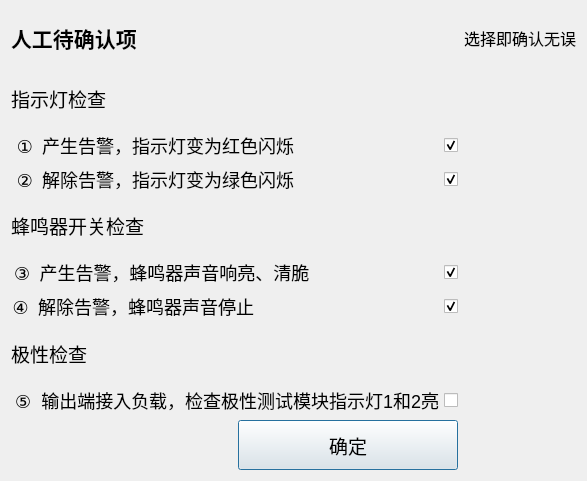
<?xml version="1.0" encoding="UTF-8"?>
<ui version="4.0">
 <class>People_judg</class>
 <widget class="QDialog" name="People_judg">
  <property name="geometry">
   <rect>
    <x>0</x>
    <y>0</y>
    <width>583</width>
    <height>481</height>
   </rect>
  </property>
  <property name="windowTitle">
   <string>Dialog</string>
  </property>
  <layout class="QGridLayout" name="gridLayout">
   <item row="2" column="0" colspan="2">
    <widget class="QCheckBox" name="lcdBox">
     <property name="font">
      <font>
       <family>微软雅黑</family>
       <pointsize>-1</pointsize>
       <italic>false</italic>
       <bold>false</bold>
      </font>
     </property>
     <property name="layoutDirection">
      <enum>Qt::RightToLeft</enum>
     </property>
     <property name="styleSheet">
      <string notr="true">QCheckBox{spacing: 150px;font: 18px;}</string>
     </property>
     <property name="text">
      <string notr="true">①  产生告警，指示灯变为红色闪烁</string>
     </property>
     <property name="checked">
      <bool>true</bool>
     </property>
     <property name="autoRepeat">
      <bool>false</bool>
     </property>
     <property name="autoExclusive">
      <bool>true</bool>
     </property>
     <property name="autoRepeatInterval">
      <number>100</number>
     </property>
     <property name="tristate">
      <bool>false</bool>
     </property>
    </widget>
   </item>
   <item row="6" column="0" colspan="2">
    <widget class="QCheckBox" name="beepBox">
     <property name="font">
      <font>
       <family>微软雅黑</family>
       <pointsize>-1</pointsize>
       <italic>false</italic>
       <bold>false</bold>
      </font>
     </property>
     <property name="layoutDirection">
      <enum>Qt::RightToLeft</enum>
     </property>
     <property name="styleSheet">
      <string notr="true">QCheckBox{spacing: 190px;font: 18px;}</string>
     </property>
     <property name="text">
      <string>④  解除告警，蜂鸣器声音停止</string>
     </property>
     <property name="checked">
      <bool>true</bool>
     </property>
    </widget>
   </item>
   <item row="0" column="0">
    <widget class="QLabel" name="label">
     <property name="font">
      <font>
       <family>微软雅黑</family>
       <pointsize>16</pointsize>
       <bold>true</bold>
      </font>
     </property>
     <property name="text">
      <string>人工待确认项</string>
     </property>
    </widget>
   </item>
   <item row="4" column="0">
    <widget class="QLabel" name="label_4">
     <property name="font">
      <font>
       <pointsize>14</pointsize>
      </font>
     </property>
     <property name="text">
      <string>蜂鸣器开关检查</string>
     </property>
    </widget>
   </item>
   <item row="1" column="0">
    <widget class="QLabel" name="label_3">
     <property name="font">
      <font>
       <pointsize>14</pointsize>
      </font>
     </property>
     <property name="text">
      <string>指示灯检查</string>
     </property>
    </widget>
   </item>
   <item row="5" column="0" colspan="2">
    <widget class="QCheckBox" name="alarmBox">
     <property name="font">
      <font>
       <family>微软雅黑</family>
       <pointsize>-1</pointsize>
       <italic>false</italic>
       <bold>false</bold>
      </font>
     </property>
     <property name="layoutDirection">
      <enum>Qt::RightToLeft</enum>
     </property>
     <property name="autoFillBackground">
      <bool>false</bool>
     </property>
     <property name="styleSheet">
      <string notr="true">QCheckBox{spacing: 130px;font: 18px;}</string>
     </property>
     <property name="text">
      <string>③  产生告警，蜂鸣器声音响亮、清脆 </string>
     </property>
     <property name="checked">
      <bool>true</bool>
     </property>
    </widget>
   </item>
   <item row="7" column="0">
    <widget class="QLabel" name="label_5">
     <property name="font">
      <font>
       <pointsize>14</pointsize>
      </font>
     </property>
     <property name="text">
      <string>极性检查</string>
     </property>
    </widget>
   </item>
   <item row="9" column="1">
    <widget class="QPushButton" name="sureButton">
     <property name="minimumSize">
      <size>
       <width>0</width>
       <height>50</height>
      </size>
     </property>
     <property name="font">
      <font>
       <family>微软雅黑</family>
       <pointsize>14</pointsize>
      </font>
     </property>
     <property name="text">
      <string>确定</string>
     </property>
    </widget>
   </item>
   <item row="3" column="0" colspan="2">
    <widget class="QCheckBox" name="keyBox">
     <property name="font">
      <font>
       <family>微软雅黑</family>
       <pointsize>-1</pointsize>
       <italic>false</italic>
       <bold>false</bold>
      </font>
     </property>
     <property name="layoutDirection">
      <enum>Qt::RightToLeft</enum>
     </property>
     <property name="styleSheet">
      <string notr="true">QCheckBox{spacing: 150px;font: 18px;}</string>
     </property>
     <property name="text">
      <string notr="true">②  解除告警，指示灯变为绿色闪烁</string>
     </property>
     <property name="checked">
      <bool>true</bool>
     </property>
    </widget>
   </item>
   <item row="8" column="0" colspan="2">
    <widget class="QCheckBox" name="testBox">
     <property name="font">
      <font>
       <pointsize>-1</pointsize>
       <italic>false</italic>
       <bold>false</bold>
      </font>
     </property>
     <property name="layoutDirection">
      <enum>Qt::RightToLeft</enum>
     </property>
     <property name="styleSheet">
      <string notr="true">QCheckBox{spacing:5px;font: 18px;}</string>
     </property>
     <property name="text">
      <string>⑤  输出端接入负载，检查极性测试模块指示灯1和2亮</string>
     </property>
    </widget>
   </item>
   <item row="0" column="2">
    <widget class="QLabel" name="label_2">
     <property name="font">
      <font>
       <family>微软雅黑</family>
       <pointsize>12</pointsize>
      </font>
     </property>
     <property name="text">
      <string>选择即确认无误</string>
     </property>
    </widget>
   </item>
  </layout>
 </widget>
 <resources/>
 <connections/>
</ui>
